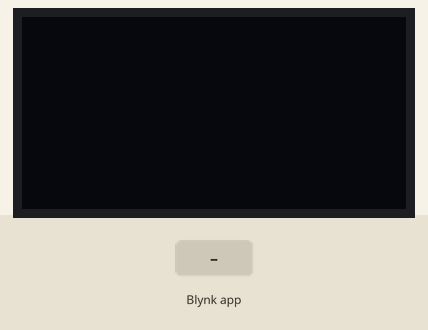
This program was run on a simulated MicroPython board. Parts: 128×64 one-colour display. Inputs (shaded band) come from the test bench. WiFi joins after 1.5 s; no MQTT or app messages arrive unless stated; library files of the repository ran but are not shown: ssd1306.py; what the program prints to the serial console is not drawn.

Above: at 3.2 s.
3.3 s: Blynk app writes 1 to V0
At 4.5 s:
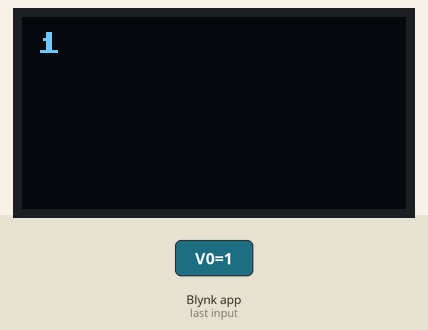
4.8 s: Blynk app writes 0 to V0
At 5.6 s:
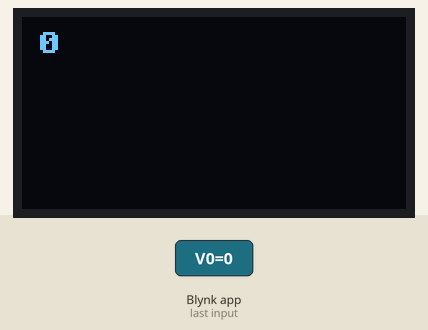
6.3 s: Blynk app writes 200 to V0
At 6.7 s:
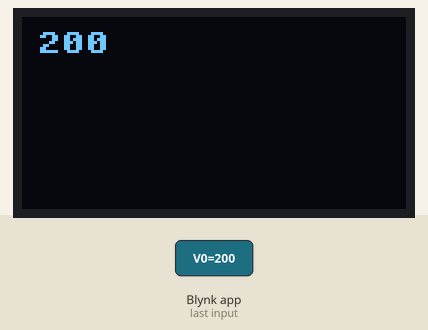
Timing chart, 0 to 9.3 s (numbered marks = the images above; inputs shaded):
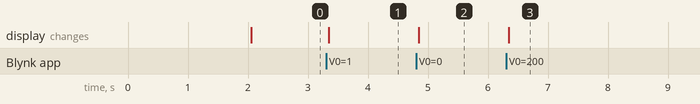

Measured:
- after the input at 3.3 s, the display: changes after 0.05 s (image 1)
- after the input at 4.8 s, the display: changes after 0.05 s (image 2)
- after the input at 6.3 s, the display: changes after 0.05 s (image 3)

The program:

blynktext.py
```python
#RGB controling using Blynk cloude text input
import BlynkLib as blynklib
import network
import uos
import utime as time
from machine import Pin, I2C, Timer
from neopixel import NeoPixel
#from machine import Pin, I2C, Timer
import ssd1306

WIFI_SSID = 'StormFiber-4cd8'
WIFI_PASS = '03326552418'
BLYNK_AUTH = "eUvpqv0XFCiuR3ePzsvKVCTdcLNHt9KQ"

print("Connecting to WiFi network '{}'".format(WIFI_SSID))
wifi = network.WLAN(network.STA_IF)
wifi.active(True)
wifi.connect(WIFI_SSID, WIFI_PASS)
while not wifi.isconnected():
    time.sleep(1)
    print('WiFi connect retry ...')
print('WiFi IP:', wifi.ifconfig()[0])

print("Connecting to Blynk server...")
blynk = blynklib.Blynk(BLYNK_AUTH)


i2c = I2C(1, scl=Pin(9), sda=Pin(8), freq= 200000)
oled = ssd1306.SSD1306_I2C(128, 64, i2c)


# Blynk Handlers for Virtual Pins
@blynk.on("V0")  # Red Slider
def v0_handler(value):
    try:
        # Parse the input text (expected format: "R,G,B")
        oled.fill(0)

        oled.text(value[0], 5,5)
        oled.show()
    except Exception as e:
        print("Invalid input:", e)

@blynk.on("connected")
def blynk_connected():
    print("Blynk Connected!")
    blynk.sync_virtual(0)  # Sync RGB sliders from the app

@blynk.on("disconnected")
def blynk_disconnected():
    print("Blynk Disconnected!")

# Main Loop
while True:
    blynk.run()
```
